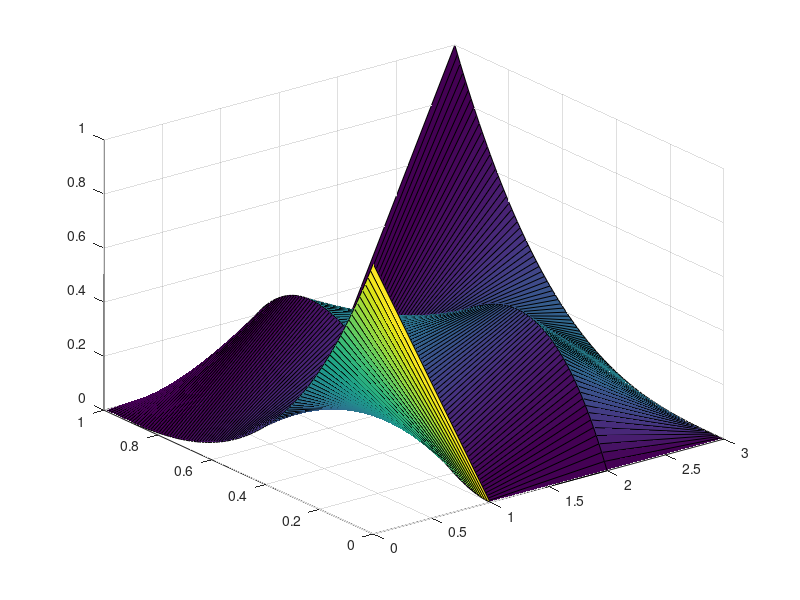

This chart was generated by the following MATLAB code:
[X,Y] = meshgrid( (0:3),linspace(0,1,100)) ;
P = linspace(0,1,100) ;
a = (1-P).^3 ;
b = 3.*(P.^2).*(1-P) ;
c = 3.*P.*(1-P).^2 ;
d = P.^3 ;
surf(X, Y, [a;b;c;d]' ) ;
